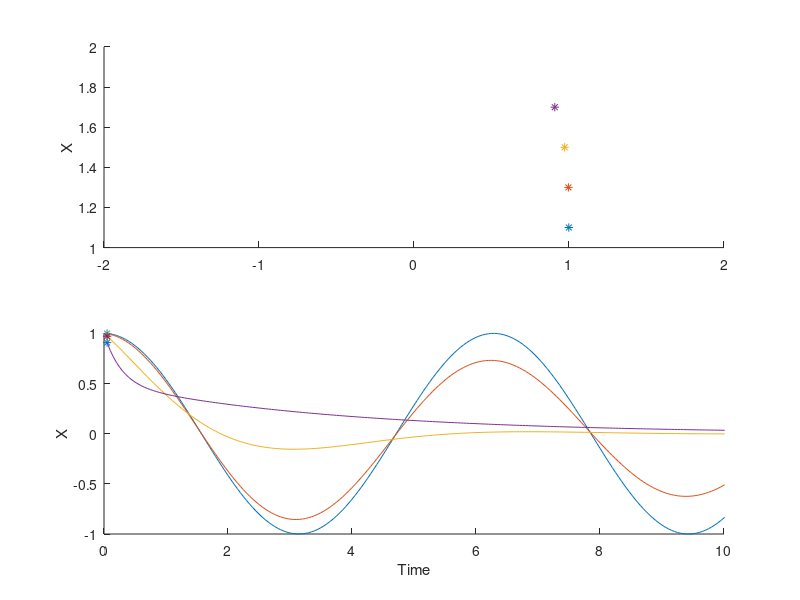
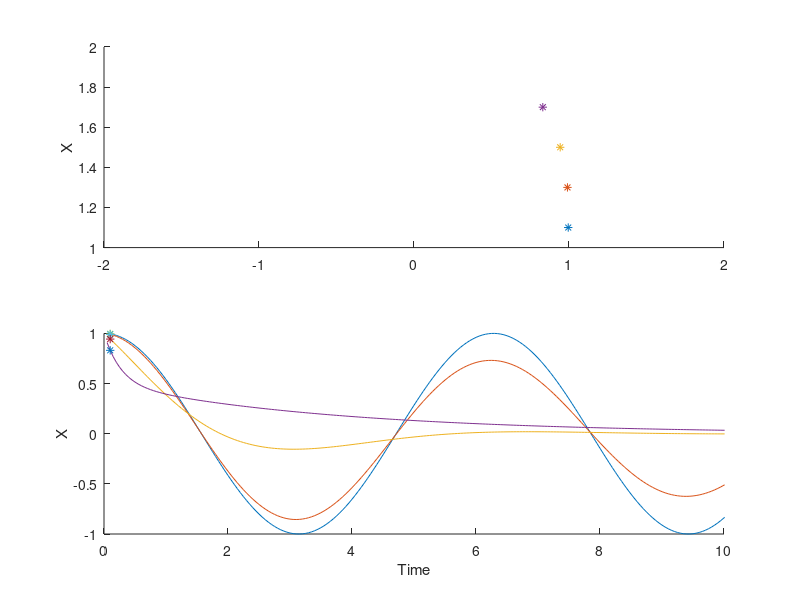
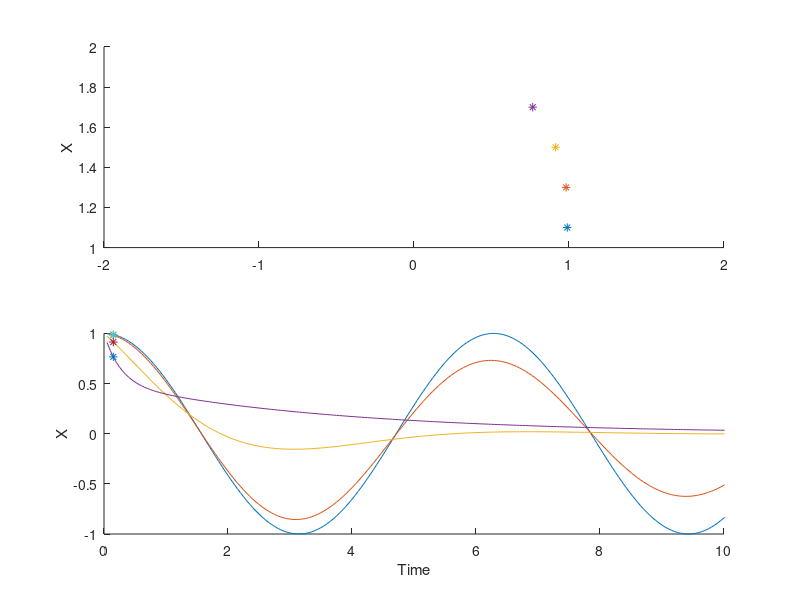
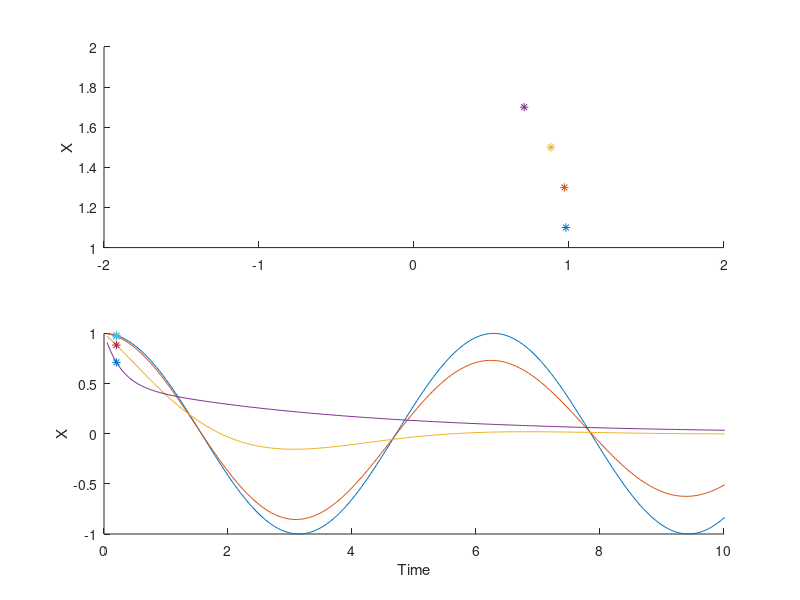

Source code (MATLAB) for these figures, in order:
% DigiPen Bilbao
%
% PHY250 Spring 2021
%
% Asier Azpiri Iriarte
% asier.azpiri@digipen.edu
% 11/23/2021
%
% This program only obtains the result of the first two parts, the rest aren't done
%===============================================================================
function Motion

  %Set up initial values
  m = 1.0;
  k = 1.0;
  w = sqrt(k / m);
  dTime = 0.05;
  b0 = 0.1;
  b1 = 1.1;
  b2 = 4*m*k;
  
  %Initialize sigma values for dumped motion
  sigma0 = b0 / (2*m);
  sigma1 = b1 / (2*m);
  sigma2 = b2 / (2*m);
  
  %Initialize angular velocities for dumped motion
  W0 = sqrt((k/m) - ((b0 * b0) / (4*m*m)));
  W1 = sqrt((k/m) - ((b1 * b1) / (4*m*m)));
  W2 = sqrt((k/m) - ((b2 * b2) / (4*m*m)));
 
  %Initialize position arrays for each case
  %Case SHO
  X0 = linspace(0,0,300);
  %Case Dumped (b = 0.1)
  X1 = linspace(0,0,300);
  %Case Dumped (b = 1.1)
  X2 = linspace(0,0,300);
  %Case Dumped (b = 4km)
  X3 = linspace(0,0,300);
  
  %Initialize time array
  Time = linspace(0,0,300);
  
  %Fill the arrays with data
  for i = 1:300
    %Increase time
    Time(i) = dTime * i;
    %Case SHO
    X0(i) = cos(w * Time(i));
    %Case Dumped (b = 0.1)
    X1(i) = e^(-sigma0*Time(i)) * cos(W0*Time(i));
    %Case Dumped (b = 1.1)
    X2(i) = e^(-sigma1*Time(i)) * cos(W1*Time(i));
    %Case Dumped (b = 4km)
    X3(i) = e^(-sigma2*Time(i)) * cos(W2*Time(i));
  endfor
    
  for m = 1:300
    %Open a subplot for the mass positions and print them
    h1 = subplot(2,1,1);
    axis([-2, 2, 1, 2]);
    ylabel("X");
    hold on
    plot(X0(m),1.1,'*');
    hold on
    plot(X1(m),1.3,'*');
    hold on
    plot(X2(m),1.5,'*');
    hold on
    plot(X3(m),1.7,'*');
    hold on
    
    %Open a subplot for the relation between time and angle and print them
    h2 = subplot(2,1,2);
    axis([0, 10, -1, 1]);
    ylabel("X");
    xlabel("Time");
    hold on
    plot(Time,X0);
    hold on
    plot(Time,X1);
    hold on
    plot(Time,X2);
    hold on
    plot(Time,X3);
    hold on
    %Print the velocity the position is changing over time
    plot(Time(m),X0(m),'*');
    hold on
    plot(Time(m),X1(m),'*');
    hold on
    plot(Time(m),X2(m),'*');
    hold on
    plot(Time(m),X3(m),'*');
    hold on
    
    %Save and print the frame
    filename = sprintf('C:\\Users\\asier.azpiri\\Desktop\\PHY250_HW4\\Exercise\\%05d.jpg',m);
    print(filename);
    
    %Delete the frame and make the next one
    delete(h1);
    delete(h2);  
  endfor
  
endfunction


#INSTRUCTOR: FORCED OSCILLATIONS NOT SOLVED
# EXERSICE 3 NOT SOLVED